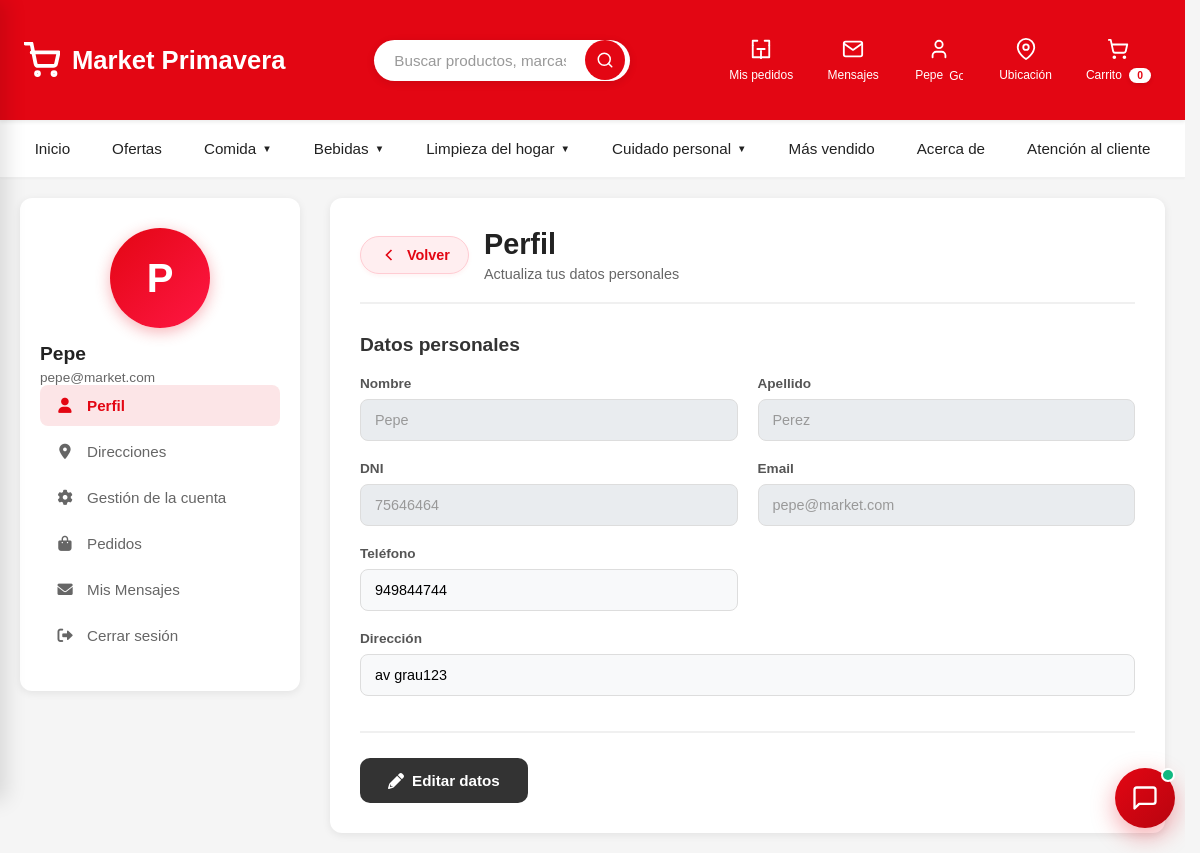
The page /views/perfil.php (signed in) on the database its author committed.
### tables this page shows
CREATE TABLE `usuario` (
  `id_usuario` int(11) NOT NULL,
  `nombres` varchar(100) NOT NULL,
  `apellidos` varchar(100) NOT NULL,
  `correo` varchar(150) NOT NULL,
  `password_hash` varchar(255) DEFAULT NULL,
  `google_uid` varchar(150) DEFAULT NULL,
  `telefono` varchar(20) DEFAULT NULL,
  `direccion` varchar(255) DEFAULT NULL,
  `fecha_registro` datetime DEFAULT current_timestamp(),
  `estado` tinyint(1) DEFAULT 1,
  `dni` varchar(8) DEFAULT NULL,
  `codigo_recuperacion` varchar(6) DEFAULT NULL,
  `codigo_expira` datetime DEFAULT NULL
);

CREATE TABLE `direccion` (
  `id_direccion` int(11) NOT NULL,
  `id_usuario` int(11) NOT NULL,
  `etiqueta` varchar(50) NOT NULL,
  `departamento` varchar(100) NOT NULL,
  `provincia` varchar(100) NOT NULL,
  `distrito` varchar(100) NOT NULL,
  `direccion` varchar(255) NOT NULL,
  `referencia` varchar(255) DEFAULT NULL,
  `predeterminada` tinyint(1) NOT NULL DEFAULT 0
);

### controllers/AuthController.php (called while the page is built, shortened)
<?php
function estaLogueado(): bool {
    if (isset($_SESSION['usuario_id'])) {
        return true;
    }
    return false;
}

### controllers/PerfilController.php (called while the page is built, shortened)
<?php
$db = (new Database())->conectar();
try {
    $stmt = $db->prepare("
        SELECT *
        FROM usuario
        WHERE id_usuario = ?
    ");
    $stmt->execute([$_SESSION['usuario_id']]);
    $usuario = $stmt->fetch(\PDO::FETCH_ASSOC);
    $stmtDir = $db->prepare("
        SELECT *
        FROM direccion
        WHERE id_usuario = ?
        ORDER BY predeterminada DESC, id_direccion DESC
    ");
    $stmtDir->execute([$_SESSION['usuario_id']]);
    $direcciones = $stmtDir->fetchAll(\PDO::FETCH_ASSOC);
} catch (\Exception $e) {
    $_SESSION['perfil_error'] = "Error interno: " . $e->getMessage();
    header("Location: " . BASE_URL . "/views/perfil.php");
    exit;
}
?>

### views/perfil.php (the view, shortened to what this page needs)
<?php
require_once __DIR__ . '/../controllers/PerfilController.php';
require_once __DIR__ . '/../controllers/AuthController.php';
require_once __DIR__ . '/../controllers/CategoriaController.php';
?>
<html lang="es">
<head>
    <link rel="stylesheet" href="<?= BASE_URL ?>/assets/css/estilos.css">
    <link rel="stylesheet" href="<?= BASE_URL ?>/assets/css/perfil.css">
    <link rel="stylesheet" href="<?= BASE_URL ?>/assets/css/auth.css">
    <link rel="stylesheet" href="<?= BASE_URL ?>/assets/css/carrito.css">
    <link rel="stylesheet" href="<?= BASE_URL ?>/assets/css/chatbot.css">
    <link rel="stylesheet" href="https://cdnjs.cloudflare.com/ajax/libs/font-awesome/6.0.0/css/all.min.css">
</head>
<body>
    <header class="header" id="site-header">
        <div class="header-left">
            <a href="inicio.php" class="logo">
                <span>Market Primavera</span>
            </a>
        </div>
        <div class="header-center">
            <div class="search-container">
                <input class="buscador"
                    id="buscadorInput"
                    type="search"
                    placeholder="Buscar productos, marcas y más..."
                    aria-label="Buscar productos">
                <button class="search-btn" aria-label="Buscar">
                    <svg xmlns="http://www.w3.org/2000/svg" width="18" height="18" viewBox="0 0 24 24" fill="none" stroke="currentColor" stroke-width="2" stroke-linecap="round" stroke-linejoin="round">
                        <circle cx="11" cy="11" r="8"></circle>
                        <path d="m21 21-4.35-4.35"></path>
                    </svg>
                </button>
            </div>
        </div>
        <div class="header-right">
            <?php if (estaLogueado()): ?>
            <a href="<?= BASE_URL ?>/views/perfil.php#pedidos" class="header-item" id="misPedidosHeader">
            <?php else: ?>
            <a href="<?= BASE_URL ?>/views/rastrear_pedido.php" class="header-item" id="misPedidosHeader">
            <?php endif; ?>
                <span class="header-label"><?= estaLogueado() ? 'Mis pedidos' : 'Rastrear pedido' ?></span>
            </a>
<?php if (estaLogueado()): ?>
<a href="<?= BASE_URL ?>/views/perfil.php#mensajes" class="header-item" id="misMensajesHeader">
    <span class="header-label">Mensajes</span>
</a>
<?php endif; ?>
<?php if (estaLogueado()): ?>
<div class="has-dropdown-header">
    <button class="header-item account-toggle"
            type="button"
            aria-expanded="false"
            aria-controls="account-dropdown">
        <svg xmlns="http://www.w3.org/2000/svg" width="22" height="22"
             viewBox="0 0 24 24" fill="none" stroke="currentColor"
             stroke-width="2" stroke-linecap="round" stroke-linejoin="round"
             class="icon-svg">
            <path d="M19 21v-2a4 4 0 0 0-4-4H9a4 4 0 0 0-4 4v2"></path>
            <circle cx="12" cy="7" r="4"></circle>
        </svg>
        <span class="header-label" style="display: flex; align-items: center; gap: 6px;">
            <?= htmlspecialchars($_SESSION['usuario_nombre']) ?>
            <img src="https://www.gstatic.com/firebasejs/ui/2.0.0/images/auth/google.svg" alt="Google" style="width: 14px; height: 14px; display: inline-block; transform: translateY(1px);" title="Cuenta">
        </span>
    </button>
</div>
<?php endif; ?>
<a href="acercaDe.php#location-section" class="header-item">
    <svg xmlns="http://www.w3.org/2000/svg" width="22" height="22" viewBox="0 0 24 24" fill="none" stroke="currentColor" stroke-width="2" stroke-linecap="round" stroke-linejoin="round" class="icon-svg">
        <path d="M21 10c0 7-9 13-9 13s-9-6-9-13a9 9 0 0 1 18 0z"></path>
        <circle cx="12" cy="10" r="3"></circle>
    </svg>
    <span class="header-label">Ubicación</span>
</a>
<div class="header-item" id="cart-icon">
    <span class="header-label">Carrito <small class="cart-count">0</small></span>
</div>
        </div>
    </header>
<nav class="main-nav" role="navigation" aria-label="Menú principal">
    <ul class="menu-items">
        <li><a href="inicio.php">Inicio</a></li>
        <li><a href="inicio.php#ofertas">Ofertas</a></li>
        <li class="dropdown">
            <a href="#">Comida</a>
        </li>
        <li class="dropdown">
            <a href="#">Bebidas</a>
        </li>
        <li class="dropdown">
            <a href="#">Limpieza del hogar</a>
        </li>
        <li class="dropdown">
            <a href="#">Cuidado personal</a>
        </li>
        <li><a href="inicio.php#mas-vendido">Más vendido</a></li>
        <li><a href="acercaDe.php">Acerca de</a></li>
        <li><a href="AtencionCliente.php" class="active">Atención al cliente</a></li>
    </ul>
</nav>
    <div class="perfil-container">
        <aside class="perfil-sidebar">
         <div id="sidebarAvatar" class="perfil-avatar-grande">
    <?= strtoupper(substr($usuario['nombres'] ?? 'U', 0, 1)) ?>
</div>
<div id="sidebarNombre" class="perfil-nombre-usuario">
    <?= htmlspecialchars($usuario['nombres']) ?>
</div>
<div id="sidebarEmail" class="perfil-email-usuario">
    <?= htmlspecialchars($usuario['correo']) ?>
</div>
            <nav>
    <ul class="perfil-menu">
        <li class="perfil-menu-item">
            <a href="#" class="perfil-menu-link active" data-seccion="perfil">
                <i class="fas fa-user"></i>
                <span>Perfil</span>
            </a>
        </li>
        <li class="perfil-menu-item">
            <a href="#" class="perfil-menu-link" data-seccion="direcciones">
                <i class="fas fa-map-marker-alt"></i>
                <span>Direcciones</span>
            </a>
        </li>
        <li class="perfil-menu-item">
            <a href="#" class="perfil-menu-link" data-seccion="gestion">
                <i class="fas fa-cog"></i>
                <span>Gestión de la cuenta</span>
            </a>
        </li>
        <li class="perfil-menu-item">
            <a href="#" class="perfil-menu-link" data-seccion="pedidos">
                <i class="fas fa-shopping-bag"></i>
                <span>Pedidos</span>
            </a>
        </li>
        <li class="perfil-menu-item">
            <a href="#" class="perfil-menu-link" data-seccion="mensajes">
                <i class="fas fa-envelope"></i>
                <span>Mis Mensajes</span>
            </a>
        </li>
        <li class="perfil-menu-item">
            <a href="<?= BASE_URL ?>/controllers/AuthController.php?logout=1"
   class="perfil-menu-link">
                <i class="fas fa-sign-out-alt"></i>
                <span>Cerrar sesión</span>
            </a>
        </li>
    </ul>
</nav>
        </aside>
        <main class="perfil-contenido">
    <div class="perfil-header">
        <button class="btn-volver" onclick="volverPaginaAnterior()">
            <svg xmlns="http://www.w3.org/2000/svg" width="20" height="20" viewBox="0 0 24 24" fill="none" stroke="currentColor" stroke-width="2">
                <polyline points="15 18 9 12 15 6"></polyline>
            </svg>
            Volver
        </button>
        <div>
            <h1 id="mainTitle">Perfil</h1>
            <p class="perfil-header-subtitle" id="mainSubtitle">Actualiza tus datos de sesión, correo electrónico y contraseña</p>
        </div>
    </div>
<div id="seccionPerfil" class="perfil-seccion-contenido">
<?php
$direccionPrincipal = $direcciones[0]['direccion'] ?? '';
?>
<form id="perfilForm"
      method="POST"
      action="<?= BASE_URL ?>/controllers/PerfilController.php">
    <section class="perfil-seccion">
        <h2>Datos personales</h2>
        <div class="perfil-grid">
            <div class="perfil-campo">
                <label>Nombre</label>
                <input type="text"
                       name="nombre"
                       value="<?= htmlspecialchars($usuario['nombres']) ?>"
                       <?= !empty(trim($usuario['nombres'])) ? 'data-locked="true"' : '' ?>
                       readonly
                       required>
            </div>
            <div class="perfil-campo">
                <label>Apellido</label>
                <input type="text"
                       name="apellido"
                       value="<?= htmlspecialchars($usuario['apellidos']) ?>"
                       <?= !empty(trim($usuario['apellidos'])) ? 'data-locked="true"' : '' ?>
                       readonly
                       required>
            </div>
<div class="perfil-campo">
    <label>DNI</label>
    <div style="display:flex; gap:10px; align-items:center;">
        <input type="text"
               name="dni"
               id="perfilDni"
               value="<?= htmlspecialchars($usuario['dni'] ?? '') ?>"
               maxlength="8"
               inputmode="numeric"
               pattern="\d{8}"
               oninput="this.value=this.value.replace(/\D/g,'').slice(0,8)"
               <?= !empty($usuario['dni']) ? 'data-locked="true"' : '' ?>
               readonly
               placeholder="Ej: 76345180"
               <?= empty($usuario['dni']) ? 'required' : '' ?>
               style="flex: 1;">
    </div>
</div>
            <div class="perfil-campo">
                <label>Email</label>
                <input type="email"
                       value="<?= htmlspecialchars($usuario['correo']) ?>"
                       disabled>
            </div>
            <div class="perfil-campo">
                <label>Teléfono</label>
                <input type="text"
                       id="perfilTelefono"
                       name="telefono"
                       maxlength="9"
                       inputmode="numeric"
                       oninput="this.value=this.value.replace(/\D/g,'').slice(0,9)"
                       value="<?= htmlspecialchars($usuario['telefono'] ?? '') ?>"
                       readonly>
            </div>
            <div class="perfil-campo perfil-campo-full">
                <label>Dirección</label>
                <input type="text"
                       id="perfilDireccion"
                       name="direccion"
                       value="<?= htmlspecialchars($direccionPrincipal ?? '') ?>"
                       readonly>
            </div>
        </div>
    </section>
    <div class="perfil-acciones">
        <button type="button" id="btnEditarPerfil" class="btn-perfil btn-editar" onclick="activarEdicionPerfil()">
            <i class="fa fa-pencil-alt"></i> Editar datos
        </button>
    </div>
</form>
</div>
</main>
<?php require __DIR__ . '/chatbot.php'; ?>
</body>
</html>

### assets/css/estilos.css (style rules this page uses)
html, body { overflow-x: hidden !important; max-width: 100%; }
* { box-sizing: border-box; margin: 0; padding: 0; }
body { font-family: Arial, sans-serif; background-color: #f5f5f5; color: #222; -webkit-font-smoothing: antialiased; }
html { scroll-behavior: smooth; }
button { background: none; border: none; padding: 0; font: inherit; cursor: pointer; outline: inherit; }
.header { display: flex; align-items: center; justify-content: space-between; padding: 14px 24px; background-color: #e30613; color: #fff; position: sticky; top: 0; z-index: 50; box-shadow: 0 2px 4px rgba(0,0,0,0.08); height: 120px; }
.logo { text-decoration: none; color: #fff; }
.header-left .logo { display: flex; align-items: center; gap: 12px; font-size: 1.6rem; font-weight: 800; color: #fff; cursor: pointer; }
.logo-icon { width: 36px; height: 36px; stroke: #fff; stroke-width: 2.5; fill: none; flex-shrink: 0; }
.header-center { flex: 1; display: flex; justify-content: center; padding: 0 20px; }
.header-item:link, .header-item:visited, .header-item:hover, .header-item:active { text-decoration: none; color: inherit; }
.search-container { position: relative; width: 65%; max-width: 550px; display: flex; align-items: center; }
.buscador { width: 100%; padding: 12px 50px 12px 20px; border-radius: 25px; border: none; outline: none; font-size: 0.95rem; transition: all 0.3s ease; box-shadow: 0 2px 8px rgba(0,0,0,0.1); }
.buscador::placeholder { color: #999; }
.search-btn { position: absolute; right: 5px; background-color: #e30613; border: none; width: 40px; height: 40px; border-radius: 50%; display: flex; align-items: center; justify-content: center; cursor: pointer; transition: all 0.3s ease; }
.search-btn svg { stroke: white; }
.icon-svg { color: #fff; stroke: currentColor; transition: transform 0.2s ease; }
.cart-count { background-color: #fff; color: #e30613; border-radius: 12px; padding: 2px 8px; font-size: 0.65rem; font-weight: bold; margin-left: 4px; box-shadow: 0 2px 4px rgba(0,0,0,0.1); }
.main-nav { background: #fff; border-bottom: 1px solid rgba(0,0,0,0.06); box-shadow: 0 1px 2px rgba(0,0,0,0.03); position: sticky; top: 120px; z-index: 40; }
.menu-items { list-style: none; display: flex; gap: 28px; align-items: center; justify-content: center; padding: 12px 16px; flex-wrap: wrap; }
.menu-items li { position: relative; }
.menu-items a, .menu-items .drop-toggle { text-decoration: none; color: #222; font-weight: 500; padding: 8px 12px; background: transparent; border: none; cursor: pointer; font-size: 0.95rem; border-radius: 6px; transition: all 0.2s ease; }
.menu-items .dropdown { position: relative; }
.menu-items .dropdown > a { display: flex; align-items: center; gap: 6px; }
.menu-items .dropdown > a::after { content: "▼"; font-size: 0.6rem; transition: transform .3s ease; }
main { padding: 0; }
@media (max-width: 1200px) { .header-center { gap: 16px; } }
@media (max-width: 1200px) { .menu-items { gap: 18px; } }
html { scrollbar-gutter: stable; }
.has-dropdown-header { position:relative; display:flex; align-items:center; }
.account-toggle { background:none; border:none; color:#fff; cursor:pointer; display:flex; flex-direction:column; align-items:center; gap:4px; padding:8px 12px; }
.account-toggle .icon-svg { width:22px; height:22px; }
.account-toggle .header-label { font-size:14px; font-weight:500; color:#fff; }
.header .header-right { display:flex; align-items:center; gap:14px; }
.header .header-item, .header .account-toggle { display:flex; flex-direction:column; align-items:center; justify-content:center; min-width:72px; min-height:56px; padding:8px 10px; gap:6px; cursor:pointer; position:relative; border-radius:8px; transition:all .3s ease; }
.header .header-label { font-size:12px; line-height:1.2; margin:0; margin-top:2px; white-space:nowrap; text-align:center; font-weight:500; color:#fff; }

### assets/css/auth.css (style rules this page uses)
small { font-weight: 400; color: #999; }

### rows shown on the page
usuario: nombres "P", nombres "Pepe", correo "pepe@market.com", nombre "Pepe", apellido "Perez", dni "75646464", telefono "949844744"
direccion: direccion "av grau123"

### other values the page prints
$_SESSION['usuario_nombre'] "Pepe"
